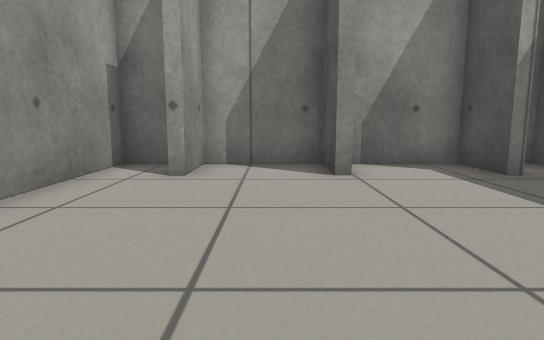
View 1 (above)

16 first-person views from a walk through a Gazebo world. The camera is 0.5 m above the floor, tilts 8° down and sees 75° across. The floor is counted in squares, 0.5 m on a side. Each view is taken from the middle of a square. On the plan, view 1 faces up. The plan holds only what a view shows up to about 13 squares ahead; the rest is blank.

View 2
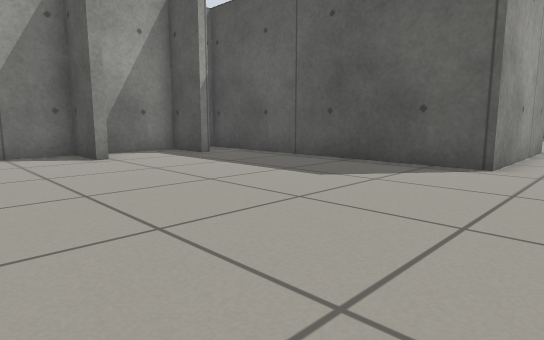

View 3
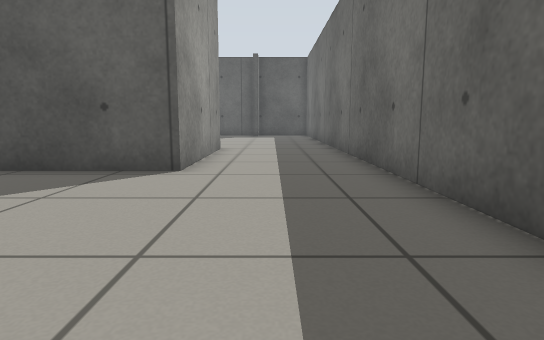

View 4
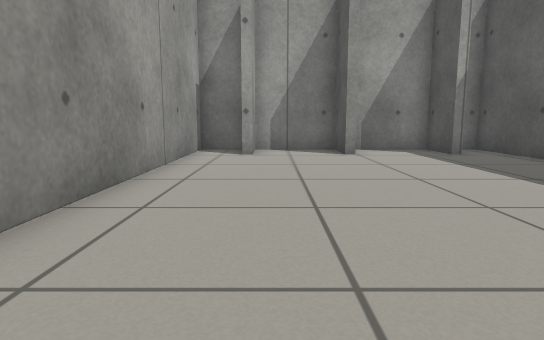

View 5
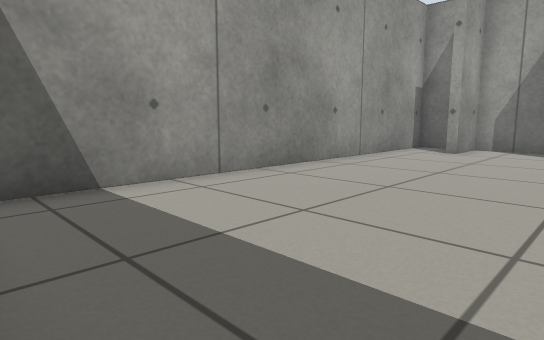

View 6
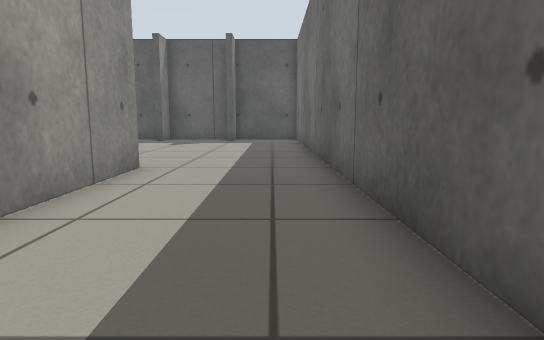

View 7
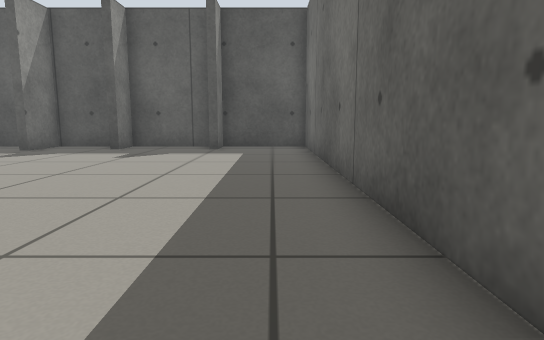

View 8
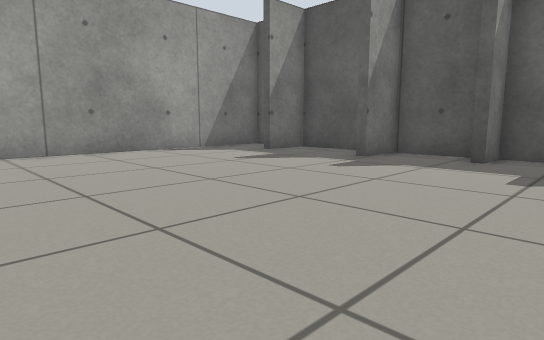

View 9
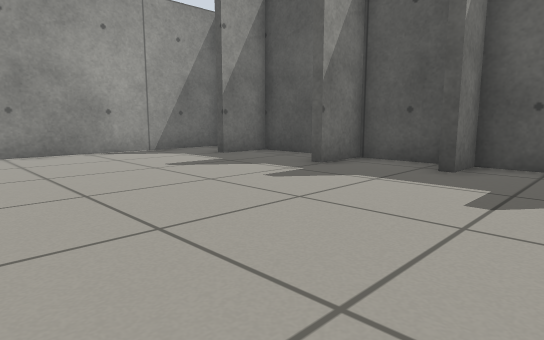

View 10
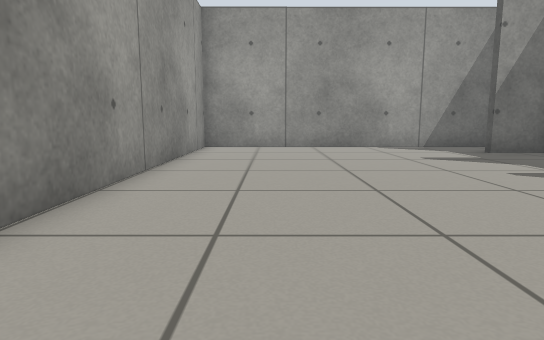

View 11
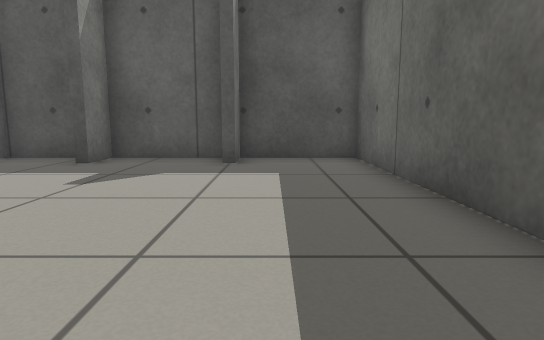

View 12
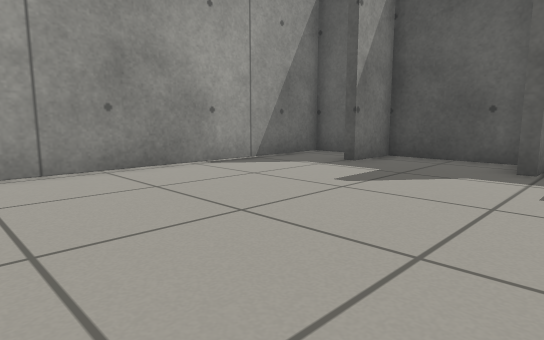

View 13
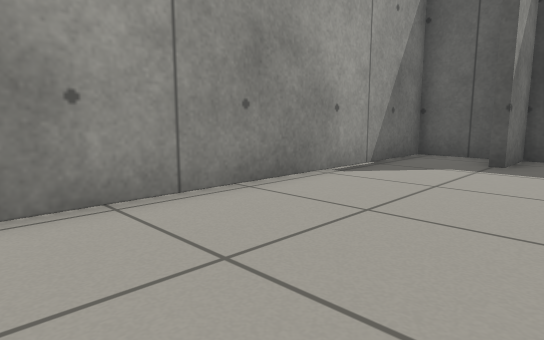

View 14
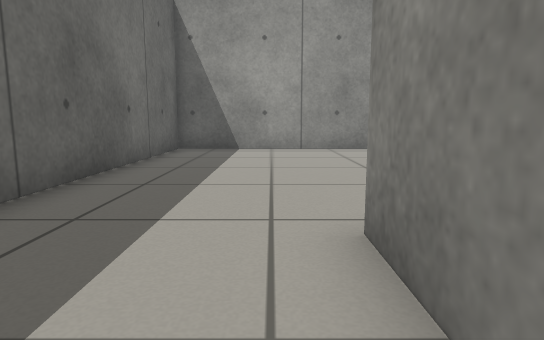

View 15
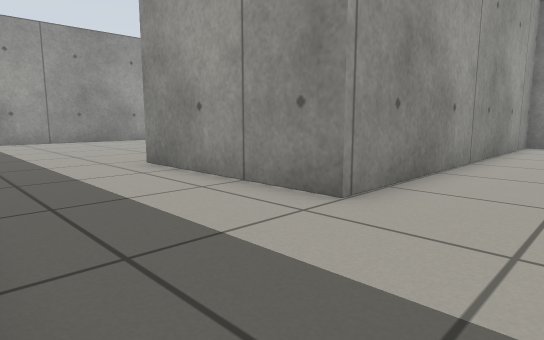

View 16
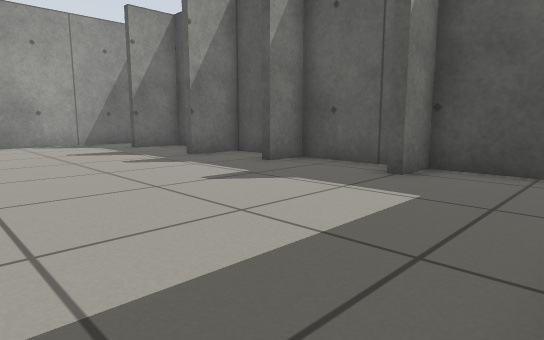

### Floor plan
Points are (right, up) in squares from view 1. A wall is a line through its corners. A room is listed if a view was taken in it or the views show most of it. See-through windows are left out.
Room 1 (views 1, 2, 3, 4, 5, 6, 7, 14)
walls: (4.3, 6.2) (4.3, 8.1) (1.8, 8.1); (1.2, 6.4) (1.2, 8.1) (-1.6, 8.1) (-1.6, 6.2); (11.5, -1.2) (6, -1.2) (6, 8.1); (-2, 8.1) (-3.4, 8.1) (-3.4, -5.3) (12.5, -5.3)
ways out: opening at (11.8, -3.5) to room 2
Room 2 (views 8, 9, 10, 11, 12, 13, 15, 16)
walls: (22.4, 1.9) (22.4, 4.1) (20.6, 4.1); (22.4, 4.6) (22.4, 7.7) (20.7, 7.7) (20.7, 8.1); (22.4, -1.8) (22.4, 1.3) (21.1, 1.3); (22.4, 8.4) (22.4, 10.3) (11.5, 10.3) (11.5, -1.2); (12.5, -5.3) (22.4, -5.3) (22.4, -2.2) (21.2, -2.2) (21.2, -1.8)
ways out: opening at (11.8, -3.5) to room 1

Where each view was taken, in squares from view 1:
view 1: 0 up, 0 right, facing up
view 2: 3 down, 2 left, facing up-right
view 3: 3 down, 1 left, facing right
view 4: 4 down, 1 left, facing up
view 5: 5 down, 2 right, facing up-left
view 6: 4 down, 4 right, facing right
view 7: 4 down, 9 right, facing right
view 8: 1 down, 12 right, facing up-right
view 9: 1 down, 14 right, facing up-right
view 10: 3 down, 14 right, facing up
view 11: 3 down, 13 right, facing right
view 12: 3 up, 13 right, facing up-right
view 13: 6 up, 12 right, facing up-right
view 14: 2 down, 9 right, facing left
view 15: 5 down, 14 right, facing up-left
view 16: 5 down, 15 right, facing up-right
